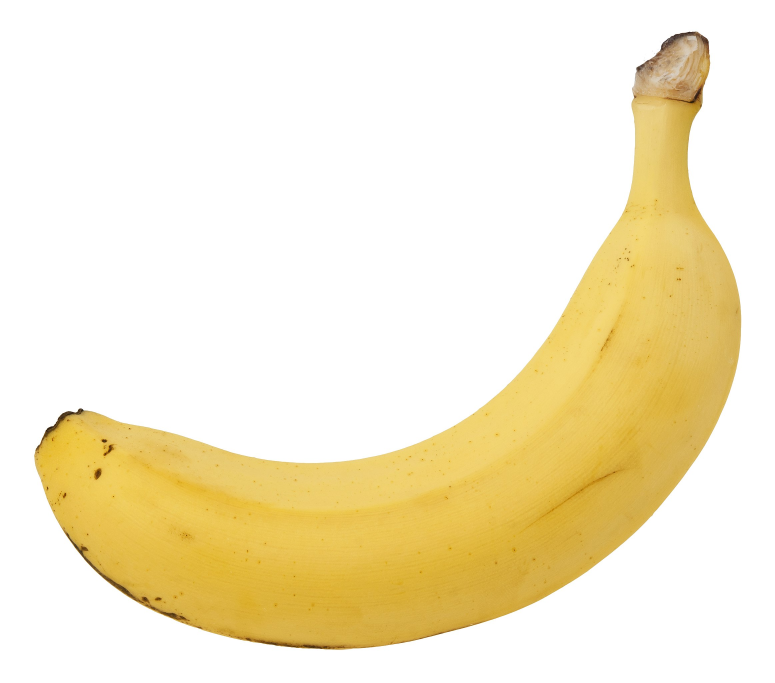
#> input picture Banana-Single.jpg, 2324 x 2048 px, found by its file name (shown at 1/3 size)
$ python practice.py
#> lines starting #> are read from the running program, lines starting #| are printed output that depends on the picture; after the words box and inside, x2 and y2 are one past the last pixel; in counts of white or black regions, pixels touching at a corner belong together
import cv2
import numpy as np

img=cv2.imread("E:\Documents\FTE\MSD\Work\Banana-Single.jpg")
#> img is the input picture: shape (2048, 2324, 3); mean B, G, R 204.4, 235.5, 246.2
img=cv2.resize(img,(400,400))
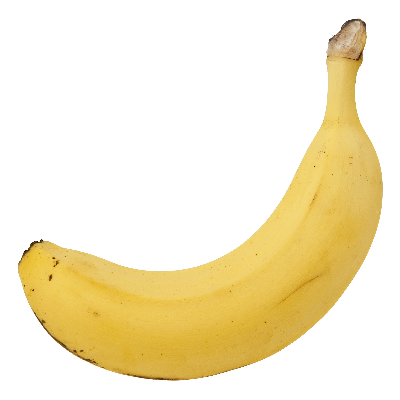
#> img: shape (400, 400, 3); mean B, G, R 204.4, 235.4, 246.2
gray=cv2.cvtColor(img,cv2.COLOR_BGR2GRAY)
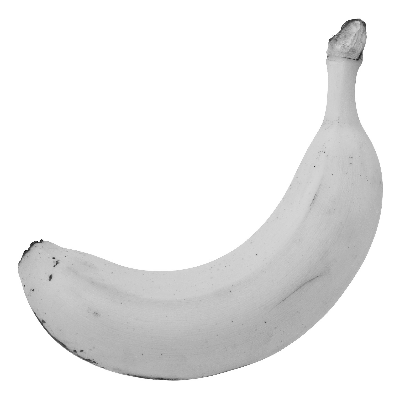
#> gray: shape (400, 400); min 18, max 255, mean 235.1
ret,thresh = cv2.threshold(gray,240,255,cv2.THRESH_BINARY_INV)
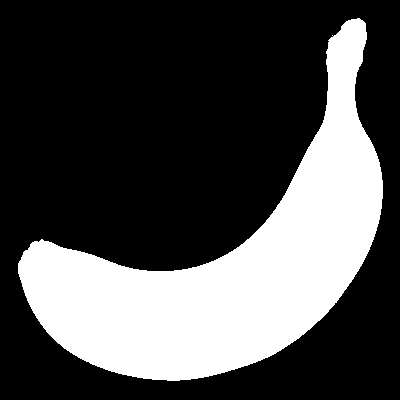
#> thresh: shape (400, 400); 29.7% white; 1 white region, box (x1, y1, x2, y2) and area: (18, 18, 383, 381) 47541
dilate = cv2.dilate(thresh,(1,1),iterations = 6)
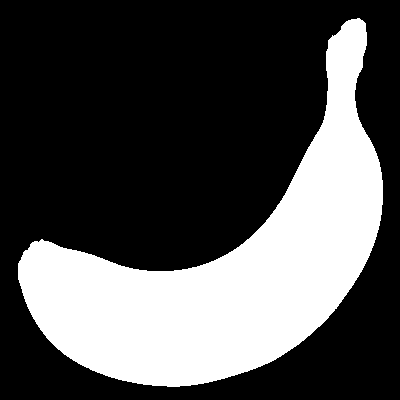
#> dilate: shape (400, 400); 31.1% white; 1 white region
frame = cv2.bitwise_and(img,img,mask=dilate)
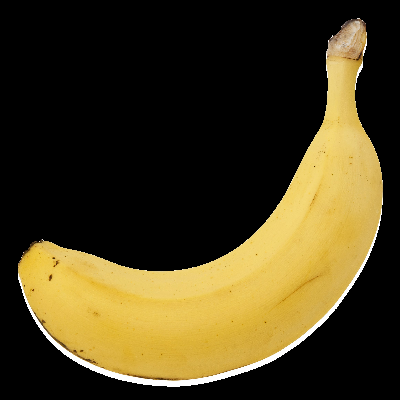
#> frame: shape (400, 400, 3); mean B, G, R 28.8, 59.8, 70.6
cnts, heir = cv2.findContours(dilate,cv2.RETR_TREE,cv2.CHAIN_APPROX_SIMPLE)
#> cnts = 1 contour; box (x1, y1, x2, y2) and area: (18, 18, 383, 387) 49256

for c in cnts:
    epsilon = 0.0001*cv2.arcLength(c,True)
    data= cv2.approxPolyDP(c,epsilon,True)
    hull = cv2.convexHull(data)
    cv2.drawContours(frame, [c], -1, (255,0,0), 2)
    cv2.drawContours(frame, [hull], -1, (0, 255, 0), 2)
    hull2 = cv2.convexHull(c,returnPoints = False)
    defect = cv2.convexityDefects(c,hull2)
#> this loop made 1 pass
#> epsilon on pass 1: 0.131
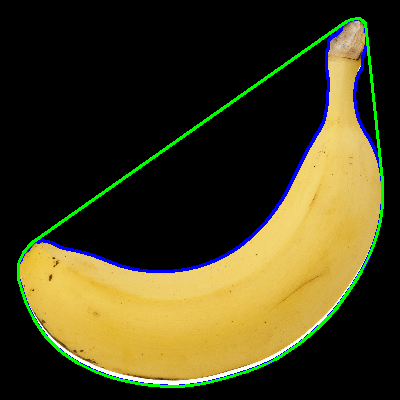
#> frame: shape (400, 400, 3); 3.69% of pixels changed, all inside (x1, y1, x2, y2) = (17, 17, 384, 388)

for i in range(defect.shape[0]):
    s,e,f,d = defect[i,0]
    start = tuple(c[s][0])
    end = tuple(c[e][0])
    far = tuple(c[f][0])
    cv2.circle(frame,far,5,[0,0,255],-1)
#> this loop made 58 passes
#> (s, e, f, d, start, end, far) on passes 1 to 12: (0, 2, 1, 210, (357, 18), (351, 19), (356, 19)), (2, 4, 3, 162, (351, 19), (348, 20), (350, 20)), (4, 6, 5, 114, (348, 20), (346, 21), (347, 21)), (6, 232, 122, 31399, (346, 21), (32, 242), (238, 247)), (233, 239, 236, 458, (30, 244), (23, 252), (28, 249)), (239, 247, 244, 275, (23, 252), (18, 263), (21, 259)), (248, 256, 255, 226, (18, 279), (22, 292), (22, 289)), (256, 262, 257, 162, (22, 292), (25, 301), (23, 293)), (262, 266, 265, 190, (25, 301), (27, 306), (27, 304)), (266, 278, 267, 114, (27, 306), (33, 318), (28, 307)), (278, 282, 279, 176, (33, 318), (36, 323), (35, 320)), (282, 286, 283, 142, (36, 323), (40, 329), (38, 325))
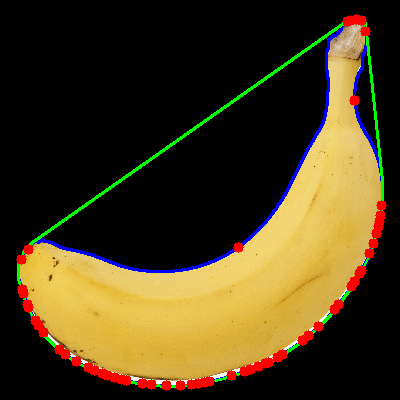
#> frame: shape (400, 400, 3); 2.5% of pixels changed, all inside (x1, y1, x2, y2) = (16, 14, 387, 391)

cv2.imshow("Original",img)
cv2.imshow("Gray",gray)
cv2.imshow("mask",thresh)
cv2.imshow("Contours",frame)

cv2.waitKey(0)
cv2.destroyAllWindows()
